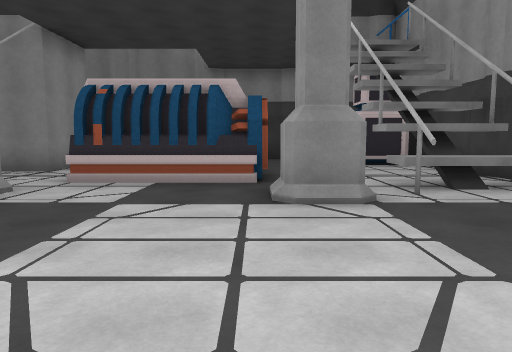
[1] (above)

21 first-person views from a walk through a Unity game level. The camera is 1.5 m above the floor, tilts 6° down and sees 70° across. The floor is counted in squares, 2 m on a side. Each view is taken from the middle of a square. On the plan, view 1 faces up. The plan holds only what a view shows up to about 11 squares ahead; the rest is blank. The place goes on beyond the plan. The player is left out. Some animated figures are not drawn. Some surface patterns are stand-ins.

[2]
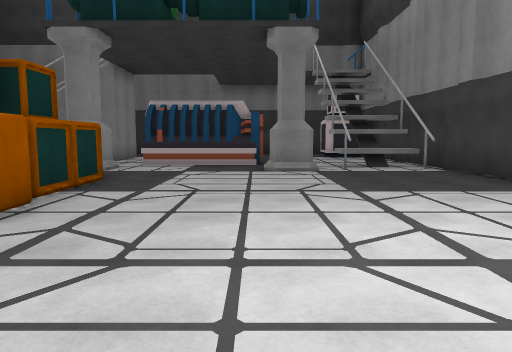

[3]
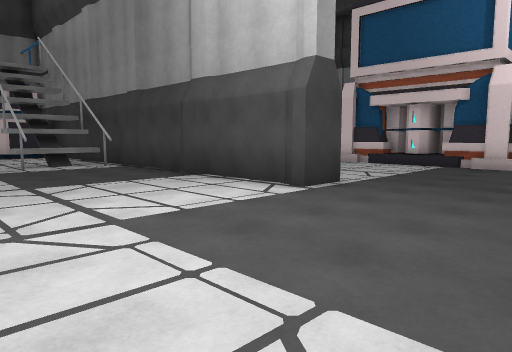

[4]
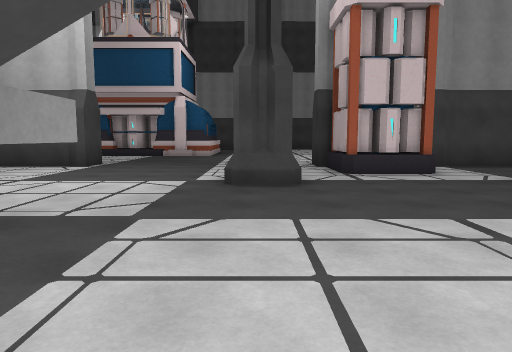

[5]
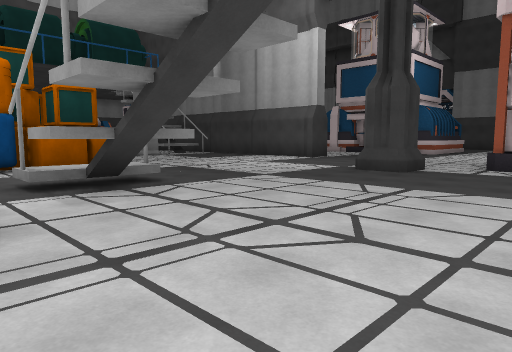

[6]
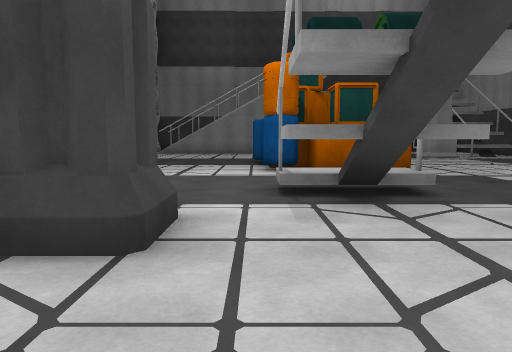

[7]
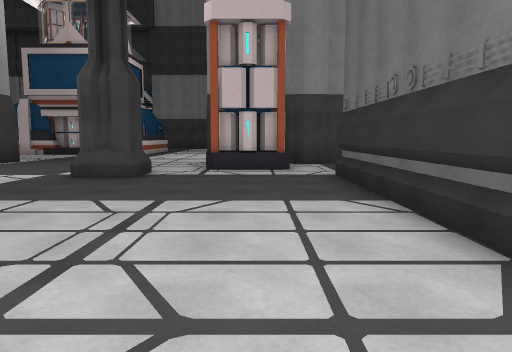

[8]
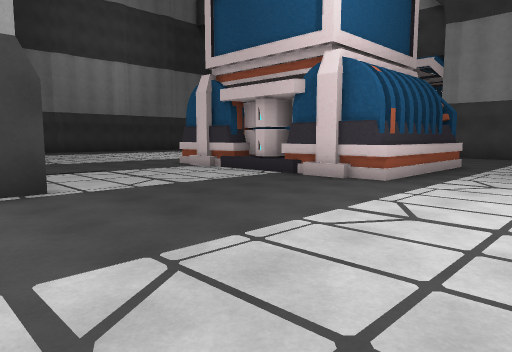

[9]
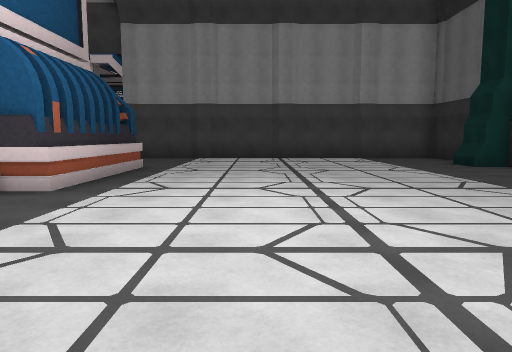

[10]
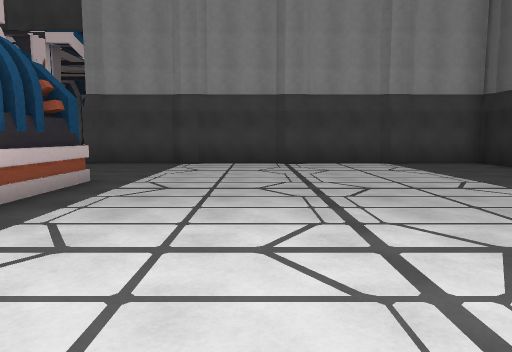

[11]
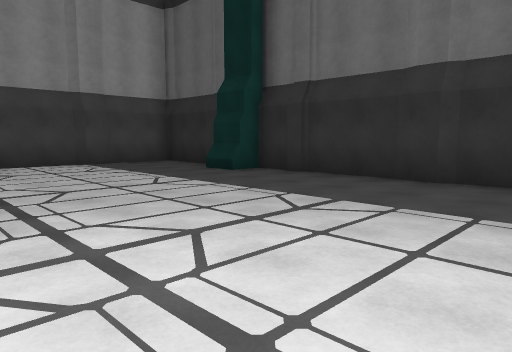

[12]
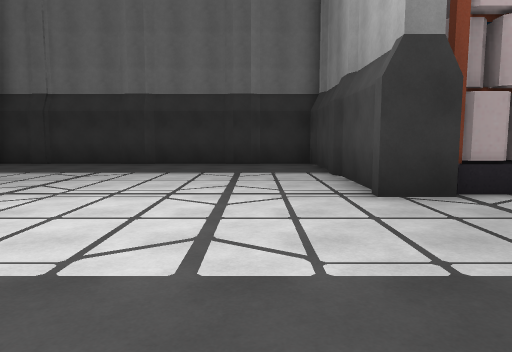

[13]
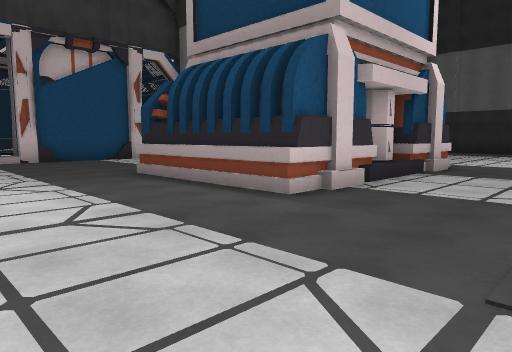

[14]
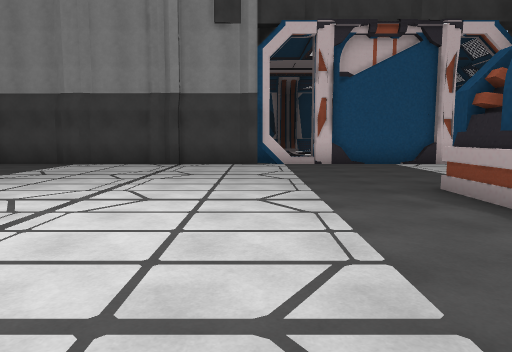

[15]
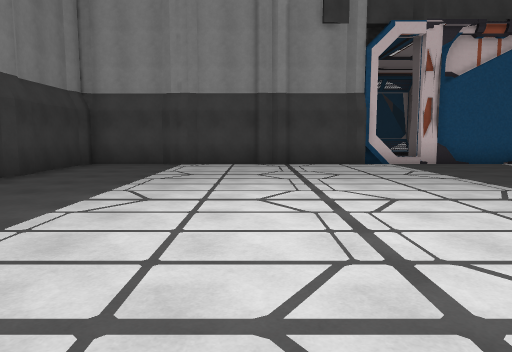

[16]
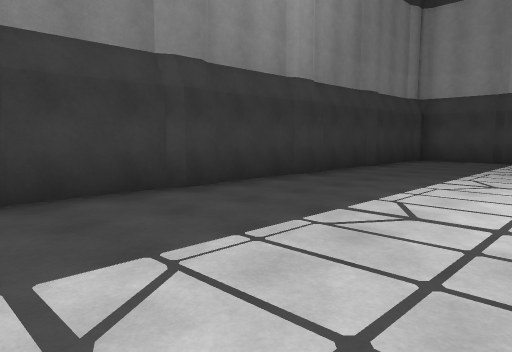

[17]
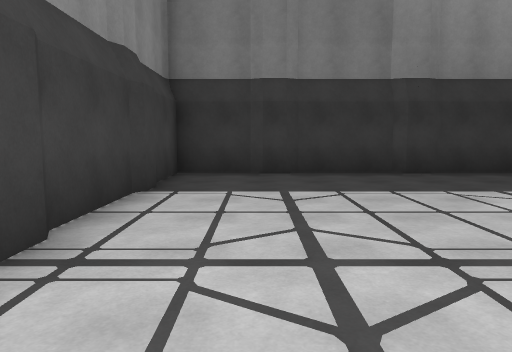

[18]
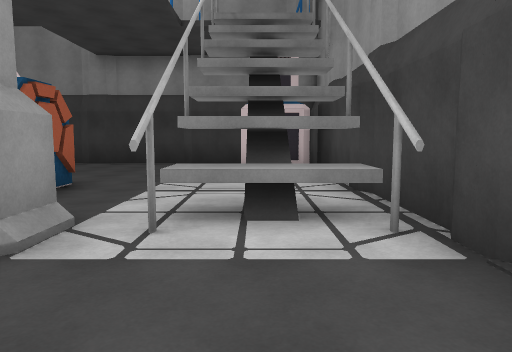

[19]
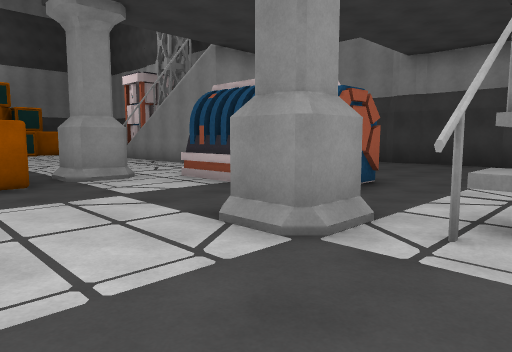

[20]
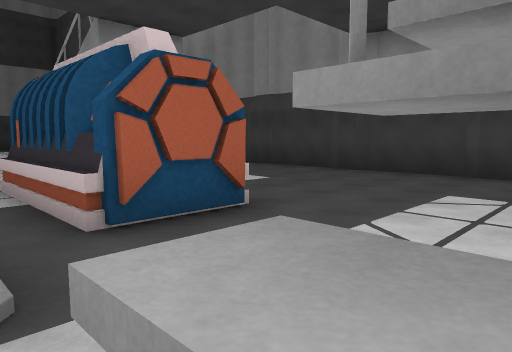

[21]
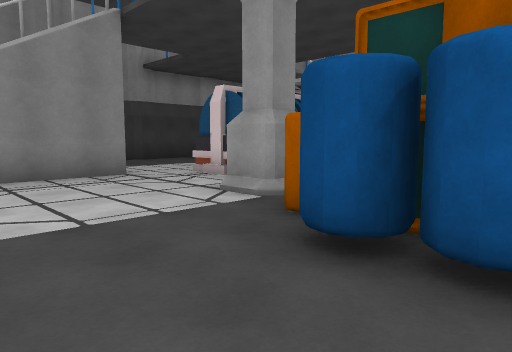

### Floor plan
Points are (right, up) in squares from view 1. A wall is a line through its corners. A room is listed if a view was taken in it or the views show most of it. See-through windows are left out.
Room 1 (views 1, 2, 3, 4, 5, 6, 7, 8, 9, 10, 11, 12, 13, 14, 15, 16, 17, 18, 19, 20, 21)
walls: (5.5, -1.6) (4.6, -1.6) (4.6, 12.8); (4.6, 3.8) (4.4, 4.3); (10.1, 2.3) (14.4, 2.3); (10.7, -0.4) (10.7, 0.1); (2.9, 5.5) (2.9, 6.9); (1.9, -6.6) (0.8, -6.6) (0.8, -5.6); (14.4, -4.1) (10.1, -4.1); (14.5, -3.9) (10.1, -3.9) (10.1, 2.1) (14.5, 2.1); (5.3, -10) (5.5, -10.4); (4.6, -10.1) (4.6, -7.6) (5.3, -7.6) (5.3, -13.5) (14.4, -13.5) (14.4, -12.6); (-3.6, -5.4) (-4.5, -5.4); (-4.9, -5.4) (-5.7, -5.4) (-5.7, -3.4); (-4.9, -5.6) (-4.9, -4.3); (4.6, -12.8) (4.6, -10.4); (2.6, 12.8) (-4.9, 12.8); (19.3, -0.6) (19.3, 0.3); (18.4, -4.9) (18.7, -4.5); (7.5, -13.3) (8, -13.5); (2, 12.8) (1.6, 12.6); (19.3, 2.4) (19.3, 3.3) (20.1, 3.3); (19.6, -0.2) (19.6, 2.9); (-6.7, -5.5) (-6.7, -6.6) (-7.8, -6.6); (19.3, 4.1) (19.3, 12.8) (5.3, 12.8) (5.3, 7.1); (-3.8, -10.6) (1.5, -10.6); (14.4, -12.9) (15.5, -12.9); (16, -13.5) (18.6, -13.5) (18.6, -2); (18.6, -11.7) (18.3, -11.1) (18.6, -10.5)
low walls: (9.9, 0.5) (9.9, 1.6); (9.9, -3.5) (9.9, -2.4); (4.2, 5.3) (2.1, 5.3) (2.1, 6); (-3.6, -4.3) (-4.5, -4.3); (-4.9, -4.3) (-5.7, -4.3); (14.4, -12.6) (15.5, -12.6)
ways out: gap at (-8, -6)
objects: barrel (-6, -1) to (-5, 0); barrel (-6, 1) to (-5, 1); barrel (-6, 2); crate (-5, 0); crate (-5, 2) to (-4, 2); crate (-5, 3) to (-4, 3); crate (-4, -1) to (-4, 0); crate (-4, 1) to (-3, 1); pillar (-4, 4) to (-4, 5); crate (-3, -1) to (-3, 0); crate (-3, 2); crate (-3, 3); other object (-3, 6) to (0, 8); pillar (1, 4) to (1, 5); battery (3, -10) to (4, -8); other object (3, 10) to (4, 11)

Where each view was taken, in squares from view 1:
view 1: 0 up, 0 right, facing up
view 2: 4 down, 0 right, facing up
view 3: 5 down, 0 right, facing up-right
view 4: 6 down, 5 left, facing right
view 5: 10 down, 7 left, facing up-right
view 6: 9 down, 6 left, facing up
view 7: 9 down, 6 left, facing right
view 8: 7 down, 4 right, facing up-right
view 9: 7 down, 5 right, facing right
view 10: 7 down, 8 right, facing right
view 11: 7 down, 8 right, facing down-right
view 12: 3 down, 7 right, facing down
view 13: 6 up, 7 right, facing down-right
view 14: 5 up, 9 right, facing right
view 15: 8 up, 9 right, facing right
view 16: 8 up, 7 right, facing up-right
view 17: 5 up, 7 right, facing up
view 18: 2 up, 3 right, facing up
view 19: 2 up, 3 right, facing up-left
view 20: 5 up, 3 right, facing up-left
view 21: 1 up, 8 left, facing up-right
